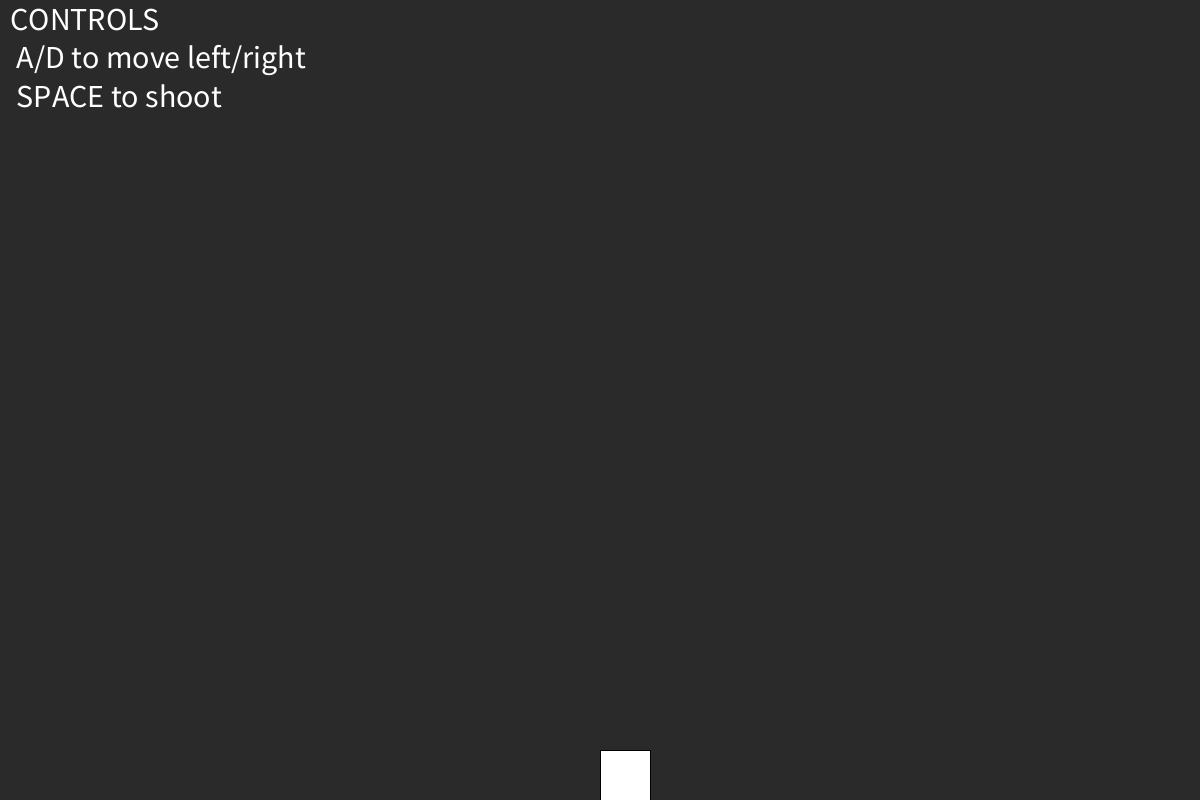
Frame 1 (no input)
Frame 60 (the mouse pressed at the canvas centre just before this capture): identical to frame 1, image omitted
Frame 120 (the mouse held since frame 60 and released just before this capture): identical to frame 1, image omitted

The Processing sketch that drew this single still picture (run headless with seeded random() and noise(); from frame 60 on, the mouse is pressed at the canvas centre):

// Processing sketch: shooter
// ── shooter.pde
// declaration
Player p1;

ArrayList<Bullet> bulletList;

void setup() {
  size(1200, 800);
  
  // initialize vars
  p1 = new Player(width / 2, height - 50, 50, 50);
  
  bulletList = new ArrayList<Bullet>();
}

void draw(){
  background(42);
  
  p1.render();
  p1.move();
  
  // for loop i think
  for (Bullet aBullet : bulletList) {
    aBullet.render();
    aBullet.move();
    aBullet.checkRemove();
  }
  
  // removes unwanted bullets
  for (int i = bulletList.size() - 1; i >= 0; i = i - 1) {
    Bullet aBullet = bulletList.get(i);
    
    if (aBullet.shouldRemove == true) {
      bulletList.remove(aBullet);
    }
  }
  
  textSize(32);
  fill(255, 255, 255);
  text("CONTROLS \n A/D to move left/right \n SPACE to shoot", 10, 30);
}

void keyPressed() {
  if(key == 'a') {
    p1.isMovingLeft = true;
  }
  
  if(key == 'd') {
    p1.isMovingRight = true;
  }
  
  if(key == ' ') {
    bulletList.add(new Bullet(p1.x, p1.y));
  }
}

void keyReleased() {
  if(key == 'a') {
    p1.isMovingLeft = false;
  }
  
  if(key == 'd') {
    p1.isMovingRight = false;
  }
}

// ── Bullet.pde
class Bullet {
  // variables
  int x;
  int y;
  int d;
  
  int speed;
  
  boolean shouldRemove;
  
  // constructor
  Bullet(int startingX, int startingY) {
    x = startingX;
    y = startingY;
    
    d = 5;
    
    speed = 15;
    
    shouldRemove = false;
  }
  
  // functions
  void render() {
    circle(x, y, d);
  }
  
  void move() {
    y -= speed;
  }
  
  void checkRemove() {
    if (y < 0) {
      shouldRemove = true;
    }
  }
}

// ── Player.pde
class Player {
  // variables
  int x;
  int y;
  int w;
  int h;
  
  int speed;
  
  boolean isMovingLeft;
  boolean isMovingRight;
  
  // constructor
  Player(int startingX, int startingY, int startingW, int startingH) {
    x = startingX;
    y = startingY;
    w = startingW;
    h = startingH;
    
    isMovingLeft = false;
    isMovingRight = false;
    
    speed = 10;
  }
  
  // functions
  void render() {
    rect(x, y, w, h);
  }
  
  void move() {
    if(isMovingLeft == true) {
      x -= speed;
    }
    
    if(isMovingRight == true) {
      x += speed;
    }
  }
}
